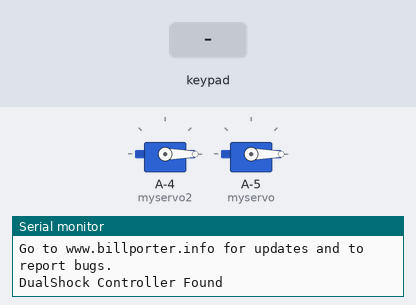
The sketch below on a simulated ATtiny85, built with avr-gcc and run on an emulated ATtiny85. Shown: 2 × servo, the last lines printed to the serial monitor. Inputs (shaded band) come from the test bench.

Above: at 1.2 s.
1.3 s: key 'U' pressed
At 2.5 s:
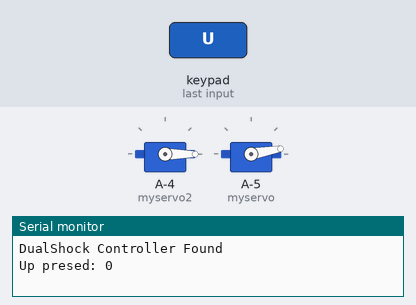
2.8 s: key 'U' pressed
At 3.5 s:
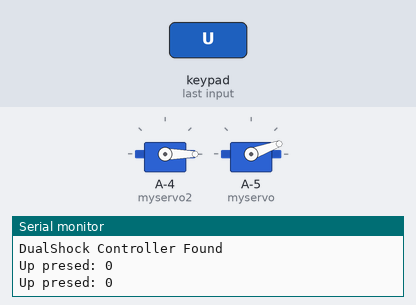
4.3 s: key 'L' pressed
At 5.1 s:
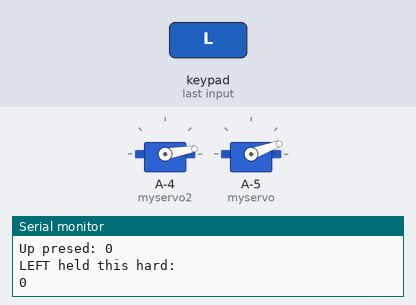
5.8 s: key 'L' pressed
At 6.8 s:
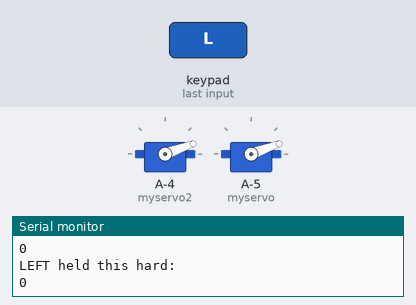
7.3 s: key 'D' pressed
At 8.4 s:
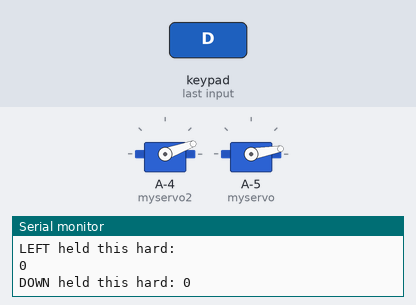
Timing chart, 0 to 9.8 s (numbered marks = the images above; inputs shaded):
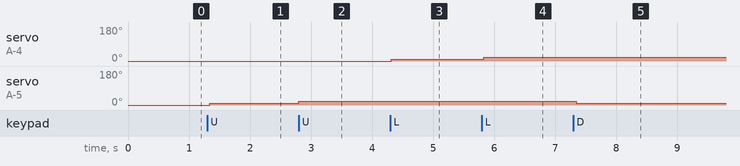

The sketch:

bluestamp_tank_mk3_backup.ino
```cpp
//#include <Adafruit_NeoPixel.h>


#include <Servo.h>
#include <L298N.h>
//#ifdef __AVR__
//#include <avr/power.h>
//#endif
//#define PIN        39
//#define NUMPIXELS 6 // Popular NeoPixel ring size
//Adafruit_NeoPixel pixels(NUMPIXELS, PIN, NEO_GRB + NEO_KHZ800);
//#define DELAYVAL 500 // Time (in milliseconds) to pause between pixels

#define ENa 2
#define IN1 3
#define IN2 8
#define ENB 5
#define IN3 7
#define IN4 6
L298N motor1(ENa, IN1, IN2);
L298N motor2(ENB, IN3, IN4);

Servo myservo;
Servo myservo2;
int verA = 0;//vertical angle of servo
int horA = 0;// horsintial angle of the servo

#include <PS2X_lib.h>  //for v1.6

PS2X ps2x; // create PS2 Controller Class

//right now, the library does NOT support hot pluggable controllers, meaning
//you must always either restart your Arduino after you conect the controller,
//or call config_gamepad(pins) again after connecting the controller.
int error = 0;
byte type = 0;
byte vibrate = 0;


void setup() {
  pinMode(53, OUTPUT);
  //#if defined(__AVR_ATtiny85__) && (F_CPU == 16000000)
  //clock_prescale_set(clock_div_1);
  //#endif
  //pixels.begin(); // INITIALIZE NeoPixel strip object (REQUIRED)

  myservo2.attach(10);
  myservo.attach(9);
  myservo2.write(0);
  myservo.write(0);

  Serial.begin(57600);

  motor1.setSpeed(255); // an integer between 0 and 255
  motor2.setSpeed(255); // an integer between 0 and 25
  //CHANGES for v1.6 HERE!!! **************PAY ATTENTION*************

  error = ps2x.config_gamepad(13, 11, 4, 12, true, true); //setup pins and settings:  GamePad(clock, command, attention, data, Pressures?, Rumble?) check for error

  if (error == 0) {
    Serial.println("Found Controller, configured successful");
    Serial.println("Try out all the buttons, X will vibrate the controller, faster as you press harder;");
    Serial.println("holding L1 or R1 will print out the analog stick values.");
    Serial.println("Go to www.billporter.info for updates and to report bugs.");
  }

  else if (error == 1)
    Serial.println("No controller found, check wiring, see readme.txt to enable debug. visit www.billporter.info for troubleshooting tips");

  else if (error == 2)
    Serial.println("Controller found but not accepting commands. see readme.txt to enable debug. Visit www.billporter.info for troubleshooting tips");

  else if (error == 3)
    Serial.println("Controller refusing to enter Pressures mode, may not support it. ");

  //Serial.print(ps2x.Analog(1), HEX);

  type = ps2x.readType();
  switch (type) {
    case 0:
      Serial.println("Unknown Controller type");
      break;
    case 1:
      Serial.println("DualShock Controller Found");
      break;
    case 2:
      Serial.println("GuitarHero Controller Found");
      break;
  }

}

void loop() {
  //pixels.clear(); // Set all pixel colors to 'off'

  // The first NeoPixel in a strand is #0, second is 1, all the way up
  // to the count of pixels minus one.
  //for(int i=0; i<NUMPIXELS; i++) { // For each pixel...

  // pixels.Color() takes RGB values, from 0,0,0 up to 255,255,255
  // Here we're using a moderately bright green color:
  // pixels.setPixelColor(i, pixels.Color(0, 0, 0));

  //pixels.show();   // Send the updated pixel colors to the hardware.

  //delay(DELAYVAL); // Pause before next pass through loop
  //}
  /* You must Read Gamepad to get new values
    Read GamePad and set vibration values
    ps2x.read_gamepad(small motor on/off, larger motor strenght from 0-255)
    if you don't enable the rumble, use ps2x.read_gamepad(); with no values

    you should call this at least once a second
  */


  if (error == 1) //skip loop if no controller found
    return;

  if (type == 2) { //Guitar Hero Controller

  }
  else { //DualShock Controller

    ps2x.read_gamepad(false, vibrate);          //read controller and set large motor to spin at 'vibrate' speed

    if (ps2x.Button(PSB_START)) {                 //will be TRUE as long as button is pressed
      Serial.println("Start is being held");
    }
    if (ps2x.Button(PSB_SELECT)) {
      Serial.println("Select is being held");

    }
    if (ps2x.ButtonPressed(PSB_PAD_UP)) {        //will be TRUE as long as button is pressed
      Serial.print("Up presed: ");
      Serial.println(ps2x.Analog(PSAB_PAD_UP), DEC);

      if (verA < 180) {
        verA += 10;
      }
      //Serial.println(verA);
      myservo.write(verA);
    }


    if (ps2x.ButtonPressed(PSB_PAD_DOWN)) {
      Serial.print("DOWN held this hard: ");
      Serial.println(ps2x.Analog(PSAB_PAD_DOWN), DEC);
      if (verA > 0) {
        verA -= 10;
      }
      //Serial.println(verA);
      myservo.write(verA);


    }
    //delay(2000);

    if (ps2x.ButtonPressed(PSB_PAD_RIGHT)) {
      Serial.println("Right held this hard: ");
      Serial.println(ps2x.Analog(PSAB_PAD_RIGHT), DEC);
      if (horA > 0) {
        horA -= 10;
      }
      //   Serial.println(horA);
      myservo2.write(horA);

    }
    if (ps2x.ButtonPressed(PSB_PAD_LEFT)) {
      Serial.println("LEFT held this hard: ");
      Serial.println(ps2x.Analog(PSAB_PAD_LEFT), DEC);
      if (horA < 180) {
        horA += 10;
      }
      //  Serial.println(verA);
      myservo2.write(horA);
    }


    // vibrate = ps2x.Analog(PSAB_BLUE);        //this will set the large motor vibrate speed based on
    //how hard you press the blue (X) button

    if (ps2x.NewButtonState())               //will be TRUE if any button changes state (on to off, or off to on)
    {


      if (ps2x.Button(PSB_L3)) {
        Serial.println("L3 pressed");
      }
      if (ps2x.Button(PSB_R3)) {
        Serial.println("R3 pressed");
      }

      if (ps2x.ButtonPressed(PSB_L2)) {
        Serial.println("L2 pressed");
        motor2.forward();
        Serial.println("motor go");
      }
      if (ps2x.ButtonPressed(PSB_R2 )) {
        Serial.println("R2 pressed");
        motor1.forward();
        Serial.println("motor go");
      }
      if (ps2x.ButtonReleased(PSB_R2 )) {
        motor1.stop();
        Serial.println("motor stop");
      }
      if (ps2x.ButtonReleased(PSB_L2 )) {
        motor2.stop();
        Serial.println("motor stop");
      }
      if (ps2x.ButtonPressed(PSB_L1)) {
        motor2.backward();
        Serial.println("motor go");
      }
      if (ps2x.ButtonPressed(PSB_R1)) {
        motor1.backward();
        Serial.println("motor go");
      }
      if (ps2x.ButtonReleased(PSB_L1)) {
        motor2.stop();
        Serial.println("motor stop");
      }
      if (ps2x.ButtonReleased(PSB_R1)) {
        motor1.stop();
        Serial.println("motor stop");
      }


      if (ps2x.ButtonReleased(PSB_GREEN)) {
        digitalWrite(53, LOW);
        Serial.println("lazer on");
      }
      if (ps2x.ButtonPressed(PSB_GREEN)) {
       digitalWrite(53, HIGH);
        Serial.println("lazer off");
      }
    }


    if (ps2x.ButtonPressed(PSB_RED))            //will be TRUE if button was JUST pressed
      Serial.println("Circle just pressed");

    if (ps2x.ButtonReleased(PSB_PINK))            //will be TRUE if button was JUST released
      Serial.println("Square just released");

    if (ps2x.NewButtonState(PSB_BLUE))           //will be TRUE if button was JUST pressed OR released
      Serial.println("X just changed");


    //if (ps2x.Button(PSB_L1) || ps2x.Button(PSB_R1)) // print stick values if either is TRUE
    //{
    // Serial.print("Stick Values:");
    //Serial.print(ps2x.Analog(PSS_LY), DEC); //Left stick, Y axis. Other options: LX, RY, RX
    //Serial.print(",");
    //Serial.print(ps2x.Analog(PSS_LX), DEC);
    //Serial.print(",");
    //Serial.print(ps2x.Analog(PSS_RY), DEC);
    //Serial.print(",");
    //Serial.println(ps2x.Analog(PSS_RX), DEC);
    //}

    delay(50);
  }
}
```

Measured:
- after the input at 1.3 s, servo on A-5 (myservo): 0° → 10° at once
- after the input at 2.8 s, servo on A-5 (myservo): 10° → 20° at once
- after the input at 4.3 s, servo on A-4 (myservo2): 0° → 10° at once
- after the input at 5.8 s, servo on A-4 (myservo2): 10° → 20° at once
- after the input at 7.3 s, servo on A-5 (myservo): 20° → 10° at once
